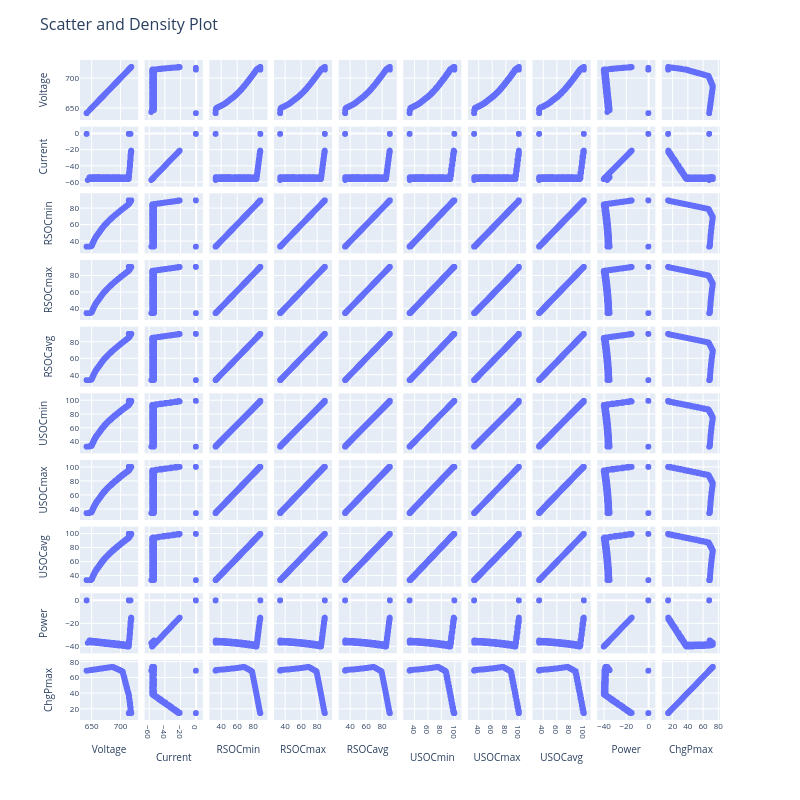

Write notebook code for a chart like this one.
### Code cell
plotScatterMatrix(data, 10, 800) #draw scatter matrix for dataframe dataset2 with size 800px

### Figure 1 — Plotly figure (JSON) as saved in the notebook; plotly's stock layout.template omitted (floating-point values rounded to 4 significant figures; data arrays with more than 128 entries replaced by an {"elided": "..."} marker saying what was removed)
{"data": [{"dimensions": [{"axis": {"matches": true}, "label": "Voltage", "values": {"elided": "6009 float values"}}, {"axis": {"matches": true}, "label": "Current", "values": {"elided": "6009 float values"}}, {"axis": {"matches": true}, "label": "RSOCmin", "values": {"elided": "6009 float values"}}, {"axis": {"matches": true}, "label": "RSOCmax", "values": {"elided": "6009 float values"}}, {"axis": {"matches": true}, "label": "RSOCavg", "values": {"elided": "6009 float values"}}, {"axis": {"matches": true}, "label": "USOCmin", "values": {"elided": "6009 int values"}}, {"axis": {"matches": true}, "label": "USOCmax", "values": {"elided": "6009 int values"}}, {"axis": {"matches": true}, "label": "USOCavg", "values": {"elided": "6009 int values"}}, {"axis": {"matches": true}, "label": "Power", "values": {"elided": "6009 float values"}}, {"axis": {"matches": true}, "label": "ChgPmax", "values": {"elided": "6009 float values"}}], "hovertemplate": "%{xaxis.title.text}=%{x}<br>%{yaxis.title.text}=%{y}<extra></extra>", "legendgroup": "", "marker": {"color": "#636efa", "symbol": "circle"}, "name": "", "showlegend": false, "type": "splom"}], "layout": {"dragmode": "select", "font": {"size": 8}, "height": 800, "legend": {"tracegroupgap": 0}, "margin": {"t": 60}, "title": {"text": "<span style=\"font-size: 16px;\">Scatter and Density Plot</span>"}, "width": 800}}
